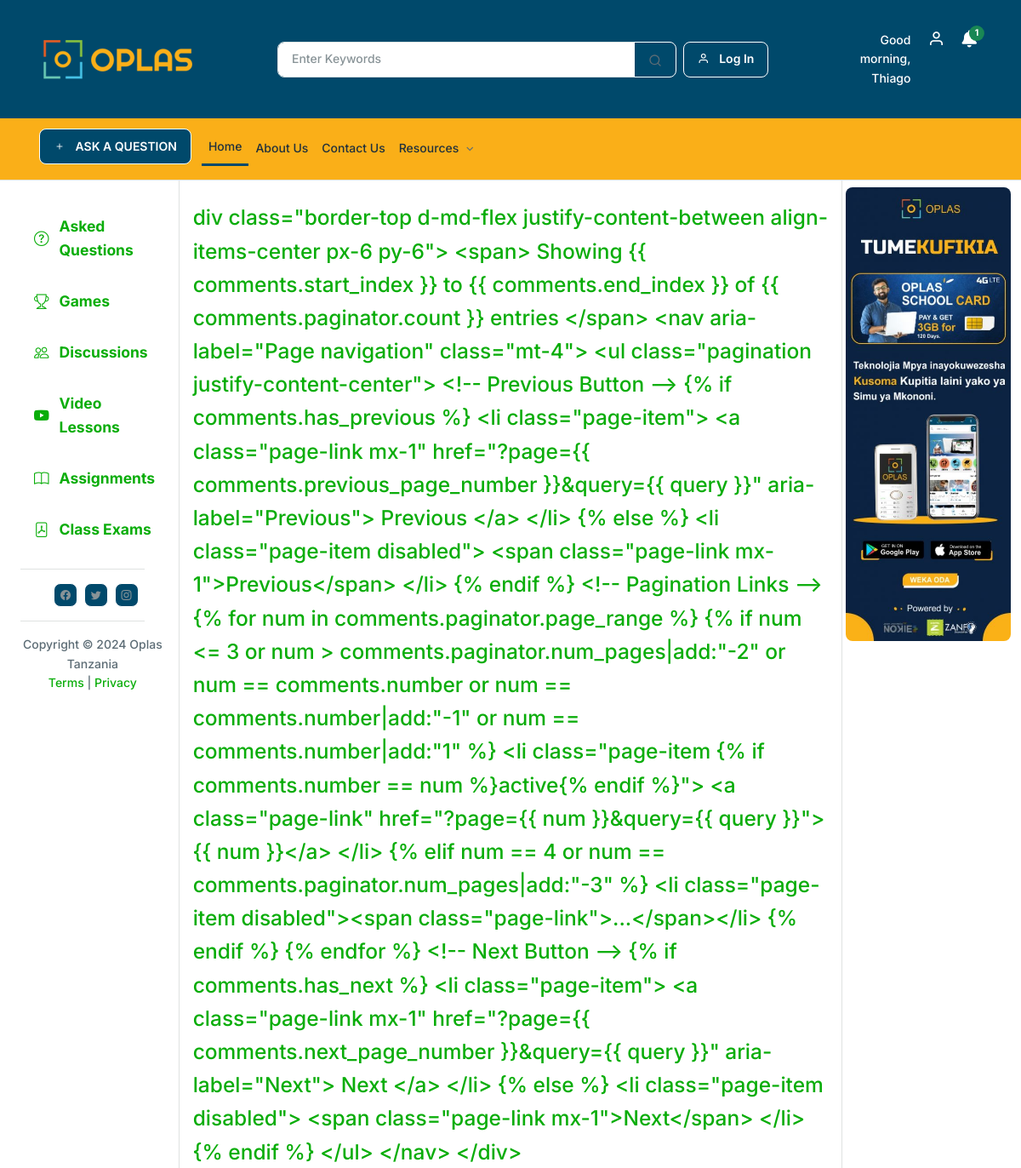
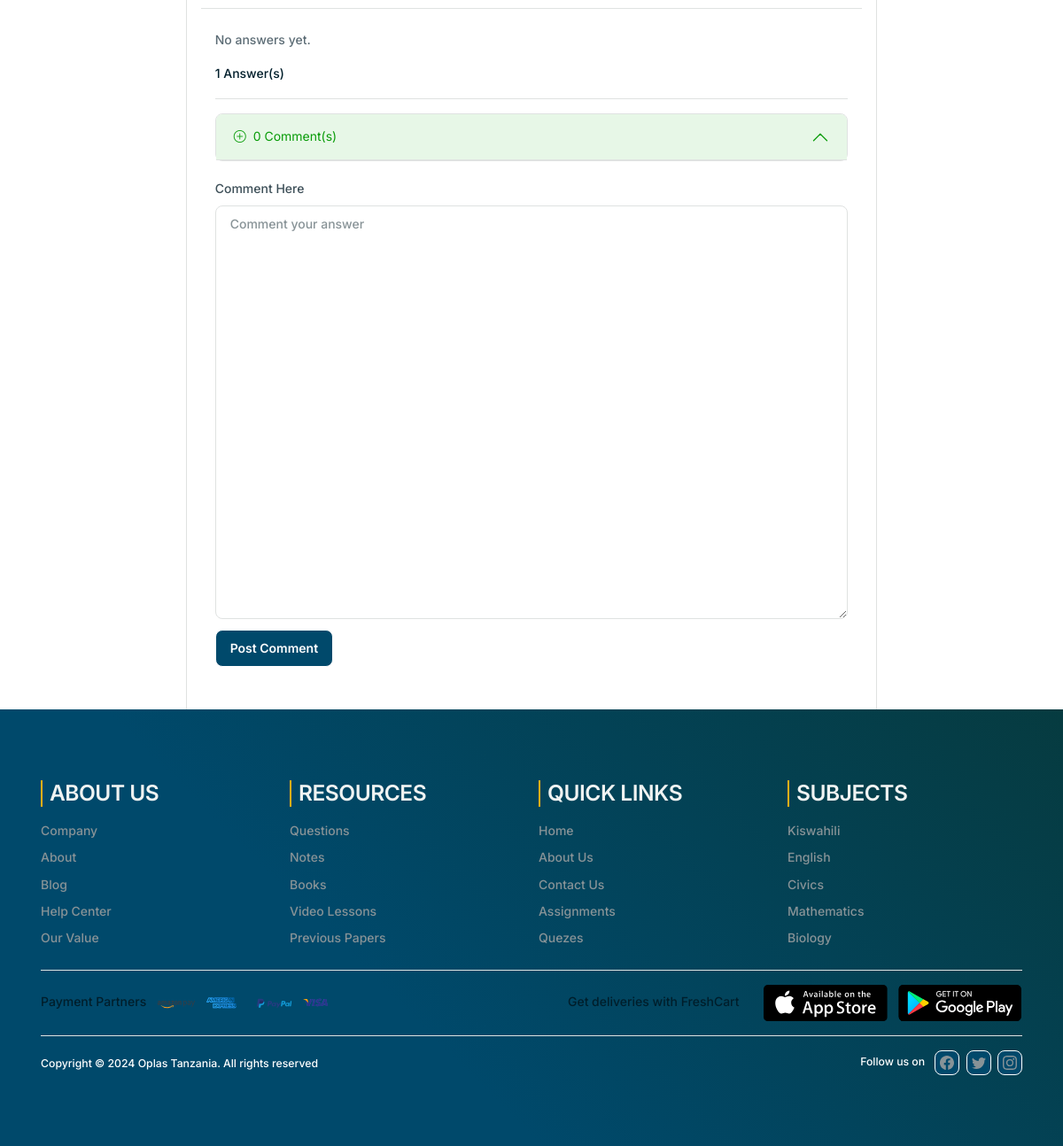
Screenshot of /view-asked-questions/15/ with the database file from the repository (2 pictures, top to bottom).
### base/models.py (models this page shows, shortened)
class AskQuestion(models.Model):
    student = models.ForeignKey(User, on_delete=models.CASCADE, related_name="questions", limit_choices_to={'role': 'student'})
    SubjectName = models.ForeignKey(Subjects, on_delete=models.CASCADE, related_name="asked_questions")
    LevelName = models.ForeignKey(SchoolLevels, on_delete=models.CASCADE, verbose_name='Level Name')
    class_name = models.ForeignKey(SchoolClases, on_delete=models.CASCADE, related_name="asked_questions")
    assignment = models.ForeignKey(AssignToClasses, on_delete=models.CASCADE, related_name="questions")
    question_text = models.TextField()
    is_answered = models.BooleanField(default=False)
    views = models.PositiveIntegerField(default=0)
    created_at = models.DateTimeField(auto_now_add=True)
    updated_at = models.DateTimeField(auto_now=True)
    display_fields = ['student','assignment','question_text']
    class Meta:
        ordering = ['-created_at']

class WebImages(models.Model):
    ImageTitle = models.CharField(max_length=100, verbose_name='Image Title')
    Image = models.ImageField(upload_to="web-images", verbose_name='Upload Image')
    CreatedDate = models.DateTimeField(auto_now_add=True, verbose_name='Create Date')
    ModifiedDate = models.DateTimeField(auto_now=True, verbose_name='Modified Date')
    display_fields = ['ImageTitle','Image','CreatedDate','ModifiedDate']
    class Meta:
        verbose_name = 'Web Image'
        verbose_name_plural = 'Web Images'

### base/views.py (the view)
# urls.py: path("view-asked-questions/<str:pk>/", views.ViewAskedQestions, name="view_asked_questions"),
def ViewAskedQestions(request, pk):
    sitename = "ASKED QUESTIONS | OPLAS TANZANIA"
    page_name = 'Home'
    ask_questions = AskQuestion.objects.get(id = pk)
    content_type = ContentType.objects.get_for_model(AskQuestion)
    comment_count = Comments.objects.filter(content_type=content_type, object_id=pk).count()
    comments = Comments.objects.filter(
        content_type=content_type,
        object_id=ask_questions.id
    )
    paginator = Paginator(comments, 5)  # Show 10 students per page
    page_number = request.GET.get('page')
    try:
        comments = paginator.page(page_number)
    except PageNotAnInteger:
        comments = paginator.page(1)
    except EmptyPage:
        comments = paginator.page(paginator.num_pages)
    context = {
        'sitename': sitename,
        'page_name': page_name,
        'ask_questions': ask_questions,
        'comments':comments,
        'comment_count': comment_count,
    }
    return render(request, 'base/view-asked-questions.html', context)

### base/context_processors.py (called while the page is built, shortened)
def subject_context(request):
    subjects_context = Subjects.objects.all()
    return {'subjects_context': subjects_context}

def notifications_context(request):
    notifications = None
    return {'notifications': notifications}

def SubjectImage(request):
    subject_image = WebImages.objects.filter(ImageTitle='Subject').first()
    return {'subject_image': subject_image}

def NotesImage(request):
    notes_image = WebImages.objects.filter(ImageTitle='Notes').first()
    return {'notes_image': notes_image}

def BooksImage(request):
    book_image = WebImages.objects.filter(ImageTitle='Books').first()
    return {'book_image': book_image}

def PaperImage(request):
    paper_image = WebImages.objects.filter(ImageTitle='Paper').first()
    return {'paper_image': paper_image}

def RightAds(request):
    ads = WebImages.objects.filter(ImageTitle='Ads').first()
    return {'ads': ads}

def CarouselImages(request):
    carousel_images = WebImages.objects.filter(ImageTitle='Carousel').order_by('-id')
    return {'carousel_images': carousel_images}

### base/templates/base/view-asked-questions.html (shortened to what this page needs)
{% extends 'main.html' %}
{% load static %}
{% block content %}
<section class="mt-2 col-sm-12 col-lg-8 col-md-8 col-xxl-8">
    <div class="container">
          <div class="d-lg-flex justify-content-between align-items-center border-bottom pt-2 pb-2">
                <div class="mb-3 mb-lg-0">
                   <p class="mb-0 pt-2 fs-3" style="color: #0aad0a;">
                      {{ask_questions.question_text}}
                   </p>
                </div>
          </div>
       <div class="container mt-6">
          <div class="col-md-12">
             <div class="mb-10">
               {% for answer in ask_questions.answers.all %}
                <div class="d-flex border-bottom pb-6 mb-6">
                   <div class="ms-5">
                      <h6 class="mb-1">Answered by:{{ answer.answered_by.first_name }} {{ answer.answered_by.last_name }} </h6>
                      <p class="small">
                         <span class="">Answered on {{answer.created_at}} in </span>
                         <span class="text-primary ms-1 fw-bold">{{ask_questions.SubjectName}}</span>
                      </p>
                      <p>
                        {{answer.answer_text}}
                      </p>
                      <div class="d-flex justify-content-end mt-4">
                         <a href="#" class="">
                            <i class="feather-icon icon-thumbs-up me-1"></i>
                            100
                         </a>
                         <a href="#" class="ms-4">
                            <i class="bi bi-eye me-2"></i>
                            500
                         </a>
                      </div>
                   </div>
                </div>
                {% empty %}
                <p>No answers yet.</p>
                {% endfor %}
                <div class="d-flex border-bottom mb-4">
                   <p class="text-dark">1 Answer(s)</p>
                </div>
                <div class="accordion" id="commentAccordion">
                    <div class="accordion-item">
                        <h2 class="accordion-header" id="headingOne">
                            <button class="accordion-button" type="button" data-bs-toggle="collapse" data-bs-target="#collapseOne" aria-expanded="false" aria-controls="collapseOne">
                                <span class="me-2">
                                    <i class="bi bi-plus-circle" id="comment-icon"></i>
                                </span>
                                {{ comment_count }} Comment(s)
                            </button>
                        </h2>
                    </div>
                <form method = 'POST' action = '{% url "add-ask-question-comment" ask_questions.id %}'>
                   <div class="mb-3 col-lg-12 mt-5">
                      <div class="mb-3">
                         <label class="form-label">Comment Here</label>
                         <textarea class="form-control" name = 'commentText' rows="20" placeholder="Comment your answer"></textarea>
                      </div>
                   </div>
                   <div class="col-lg-12">
                      <button class="btn btn-primary" type="submit">Post Comment</button>
                   </div>
                </form>
             </div>
          </div>
       </div>
    </div>
 </section>
{% endblock %}

### templates/right-sidebar.html
{% load static %}
<aside class="col-lg-2 col-md-2 mb-6 mb-md-0 border-start">
    <div class="offcanvas offcanvas-start offcanvas-collapse w-md-50 mt-0 mt-2 ms-1 mb-6" tabindex="-1" id="offcanvasCategory" aria-labelledby="offcanvasCategoryLabel">
       <img class="img-fluid rounded" src="/media/{{ ads.Image }}" />
    </div>
 </aside>

### static/assets/css/custom-css.css (style rules this page uses)
.btn { background-color: #00496b !important; border: var(--fc-btn-border-width) solid #fff !important; }

### rows the page displays
AskQuestion: question_text "div class=\"border-top d-md-flex justify-content-between align-items-center px-6 py-6\"> <span> Showing {{ comments.start_index }} to {{ comments.end_index }} of {{ comments.paginator.count }} entries </span> <nav aria-label=\"Page navigation\" class=\"mt-4\"> <ul class=\"pagination justify-content-center\"> <!-- Previous Button --> {% if comments.has_previous %} <li class=\"page-item\"> <a class=\"page-link mx-1\" href=\"?page={{ comments.previous_page_number }}&query={{ query }}\" aria-label=\"Previous\"> Previous </a> </li> {% else %} <li class=\"page-item disabled\"> <span class=\"page-link mx-1\">Previous</span> </li> {% endif %} <!-- Pagination Links --> {% for num in comments.paginator.page_range %} {%…"
WebImages: Image (picture)

### other values shown
{{ comment_count }} "0"
